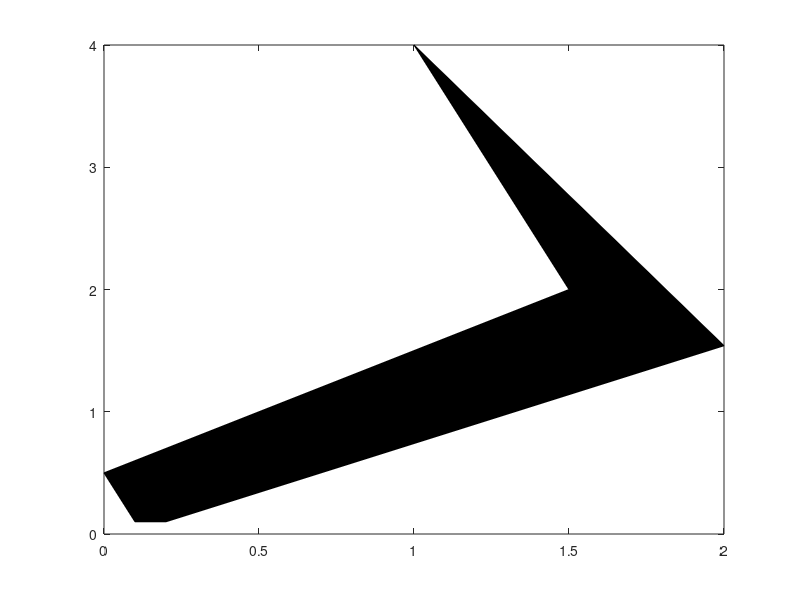

The MATLAB source for this figure:
X=[0.1;0.2;2;1;1.5;0];
Y=[0.1;0.1;1.54;4;2;0.5];
Z=linspace(1,6,6);
C=ones(6,1)*0.1;
a=patch(X,Y,C);
%surface(a)
% Xi=[1;2;2;3];
% Yi=[1;1.6;3];
%xv=[X;X(1)];yv=[Y;Y(1)];
xv=X;yv=Y;
Xi=rand(10,1);
Yi=rand(10,1);
in=inpolygon(Xi,Yi,xv,yv)
handle=fill(X,Y,'k')
